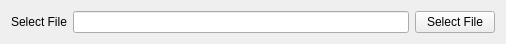
<?xml version="1.0" encoding="UTF-8"?>
<ui version="4.0">
 <class>selectFileWidget</class>
 <widget class="QWidget" name="selectFileWidget">
  <property name="geometry">
   <rect>
    <x>0</x>
    <y>0</y>
    <width>506</width>
    <height>34</height>
   </rect>
  </property>
  <property name="windowTitle">
   <string>Form</string>
  </property>
  <layout class="QGridLayout" name="gridLayout">
   <item row="0" column="0">
    <layout class="QHBoxLayout" name="horizontalLayout">
     <item>
      <widget class="QLabel" name="label">
       <property name="sizePolicy">
        <sizepolicy hsizetype="Preferred" vsizetype="Fixed">
         <horstretch>0</horstretch>
         <verstretch>0</verstretch>
        </sizepolicy>
       </property>
       <property name="text">
        <string>Select File</string>
       </property>
      </widget>
     </item>
     <item>
      <widget class="QLineEdit" name="lineEdit"/>
     </item>
     <item>
      <widget class="QPushButton" name="selectFilePushButton">
       <property name="text">
        <string>Select File</string>
       </property>
      </widget>
     </item>
    </layout>
   </item>
  </layout>
 </widget>
 <resources/>
 <connections/>
</ui>
